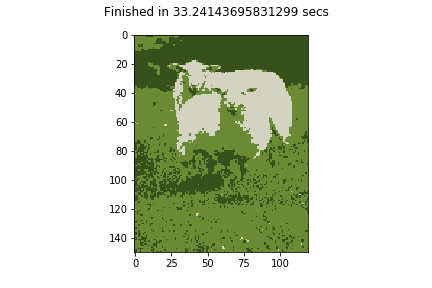
#> input picture clustering-algorithms/images/sheep.jpeg, 432 x 288 px
$ jupyter execute k-means-image-segmentation.ipynb   (shell and % lines are left out)
#> lines starting #> are read from the running program, lines starting #| are printed output that depends on the picture
[cell 1]
import matplotlib.pyplot as plt
import numpy as np
from sklearn.datasets.samples_generator import make_blobs
import cv2
import time
image = cv2.resize(cv2.cvtColor(cv2.imread('images/sheep.jpeg'), cv2.COLOR_BGR2RGB), (120, 150))
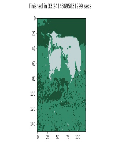
#> image: shape (150, 120, 3); mean B, G, R 206.9, 214.5, 194.9
plt.imshow(image)
plt.show()

[cell 2]
class KMeansImageSegmentation():
    def __init__(self, K):
        self.k = K


    @classmethod
    def error(self, image, centroids):
        err = 0
        for x in range(image.shape[0]):
            for y in range(image.shape[1]):
                distances = [np.linalg.norm(image[x][y]-centroids[i]) for i in range(centroids.shape[0])]
                classification = np.argmin(distances)
                err += (image[x][y]-centroids[classification])**2
        return sum(err)


    @classmethod
    def segment(self, image, centroids):
        blank_image = np.zeros((image.shape[0], image.shape[1], 3))
        blank_image.fill(255)
        for x in range(image.shape[0]):
            for y in range(image.shape[1]):
                distances = [np.linalg.norm(image[x][y]-centroid) for centroid in centroids]
                classification = np.argmin(distances)

                blank_image[x][y] = centroids[classification].copy()
        blank_image = blank_image.astype(int)
        return blank_image

    def fit(self, image, trials=2):
        trial_errors = []
        trial_results = []
        now = time.time()

        for trial in range(trials):
            centroids = np.random.randint(0, 256, (self.k, 3))
            prev_centroids = [-1]

            while (not all(item == True for item in (prev_centroids==centroids).flatten())):
                prev_centroids = centroids.copy()
                centroid_neighbors = np.zeros(self.k)
                new_centroids = np.zeros((self.k, 3))

                for x in range(image.shape[0]):
                    for y in range(image.shape[1]):
                        distances = [np.linalg.norm(image[x][y]-centroids[i]) for i in range(centroids.shape[0])]
                        classification = np.argmin(distances)

                        new_centroids[classification] += image[x][y]
                        centroid_neighbors[classification] += 1

                for i, centroid in enumerate(new_centroids):
                    if centroid_neighbors[i] != 0:
                        centroids[i] = new_centroids[i]/centroid_neighbors[i]
                    else:
                        centroids[i] = [0, 0, 0]

                trial_results.append(centroids)
                trial_errors.append(self.error(image, centroids))
        segmented_image = self.segment(image, trial_results[np.argmin(trial_errors)])
        plt.suptitle('Finished in {0} secs'.format(time.time()-now))
        plt.imshow(segmented_image)
        plt.savefig('images/sheep.jpeg')
        plt.show()

[cell 3]
kmeans = KMeansImageSegmentation(3) # 5 represents the number of colors or "centroids" we find
kmeans.fit(image)
#> after the loop in fit, `for trial in range(trials):`: trial_errors = [17190154, 15767740, 15402751, 15233301, 15008047, 12132876, 9938503, 9855895, 9852303, 9852303, 17475453, 16712534, 13565998, 10551506, 10459328, 10459328]; trial_results = 16 items
#> in segment, `blank_image.fill(255)`: blank_image: shape (150, 120, 3) float64; every value is 255
#> after the loop in segment, `for x in range(image.shape[0]):`:
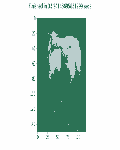
#> blank_image: shape (150, 120, 3) float64; mean of channels 0, 1, 2 206.2, 213.9, 194.2; drawn as B, G, R
#> in fit, `plt.savefig('images/sheep.jpeg')`:
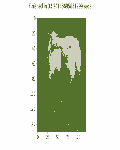
#> shown: shape (150, 120, 3); mean R, G, B 206.2, 213.9, 194.2

$ run again, with clustering-algorithms/images/mono.jpeg copied over clustering-algorithms/images/sheep.jpeg
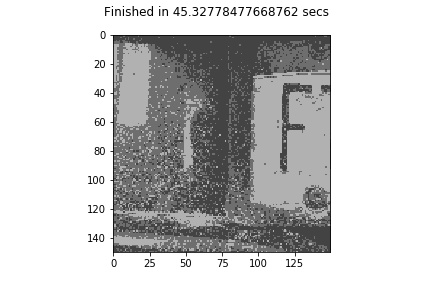
#> input picture clustering-algorithms/images/mono.jpeg, 432 x 288 px
#> `image = cv2.resize(cv2.cvtColor(cv2.imread('images/sheep.jpeg'), cv2.C..`:
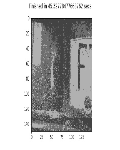
#> image: shape (150, 120, 3); min 8, max 255, mean 199.2
#> after the loop in fit, `for trial in range(trials):`: trial_errors = 25 values, max 44028168 at index 13, min 9299301 at index 11, mean 21902596.3; trial_results = 25 items
#> in segment, `blank_image = blank_image.astype(int)`:
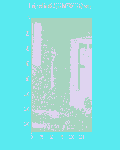
#> blank_image: shape (150, 120, 3) int64; 3 distinct labels, from 86 to 254; one colour per label, 0 black
